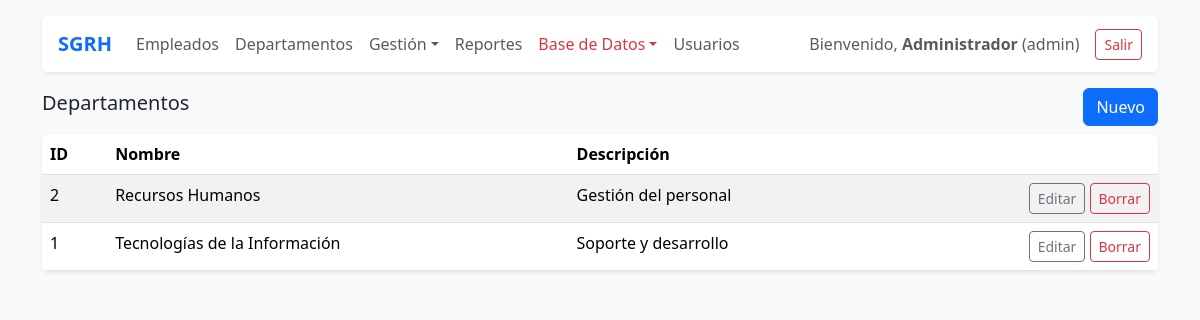
Page /public/?route=departamentos (signed in) on the committed database.
### tables this page shows
CREATE TABLE `departamentos` (
  `id` int(11) NOT NULL AUTO_INCREMENT,
  `nombre` varchar(100) NOT NULL,
  `descripcion` text DEFAULT NULL,
  `created_at` timestamp NOT NULL DEFAULT current_timestamp(),
  `updated_at` timestamp NOT NULL DEFAULT current_timestamp() ON UPDATE current_timestamp(),
  PRIMARY KEY (`id`),
  UNIQUE KEY `nombre` (`nombre`)
);

### app/core/Controller.php (called while the page is built, shortened)
<?php
class Controller {
    protected function view(string $template, array $data = []) {
        extract($data);
        $viewPath = __DIR__ . '/../views/' . $template . '.php';
        include __DIR__ . '/../views/layout/header.php';
        include __DIR__ . '/../views/layout/nav.php';
        include $viewPath;
        include __DIR__ . '/../views/layout/footer.php';
    }
}

### app/controllers/DepartamentosController.php (called while the page is built, shortened)
<?php
class DepartamentosController extends Controller {
    public function index() {
        $departamentos = Departamento::all();
        $this->view('departamentos/index', compact('departamentos'));
    }
}

### app/models/Departamento.php (called while the page is built, shortened)
<?php
class Departamento {
    public static function all() {
        $db = Database::getInstance();
        return $db->query("SELECT * FROM departamentos ORDER BY nombre ASC")->fetchAll();
    }
}

### app/views/departamentos/index.php (the view, shortened to what this page needs)
<div class="d-flex justify-content-between align-items-center mb-2">
  <h5>Departamentos</h5>
  <a class="btn btn-primary" href="/SGRH_PHP_MVC/public/?route=departamentos_create">Nuevo</a>
</div>
<div class="table-responsive bg-white rounded shadow-sm">
<table class="table table-striped m-0">
  <thead><tr><th>ID</th><th>Nombre</th><th>Descripción</th><th></th></tr></thead>
  <tbody>
    <?php foreach($departamentos as $d): ?>
    <tr>
      <td><?= $d['id'] ?></td>
      <td><?= htmlspecialchars($d['nombre']) ?></td>
      <td><?= htmlspecialchars($d['descripcion']) ?></td>
      <td class="text-end">
        <a class="btn btn-sm btn-outline-secondary" href="/SGRH_PHP_MVC/public/?route=departamentos_edit&id=<?= $d['id'] ?>">Editar</a>
        <form class="d-inline" method="post" action="/SGRH_PHP_MVC/public/?route=departamentos_delete" onsubmit="return confirm('¿Eliminar?')">
          <button class="btn btn-sm btn-outline-danger">Borrar</button>
        </form>
      </td>
    </tr>
    <?php endforeach; ?>
  </tbody>
</table>
</div>

### rows in the picture
departamentos: id "2", nombre "Recursos Humanos", descripcion "Gestión del personal"
departamentos: id "1", nombre "Tecnologías de la Información", descripcion "Soporte y desarrollo"

### other values in the picture
$u['name'] "Administrador"
$u['role'] "admin"
